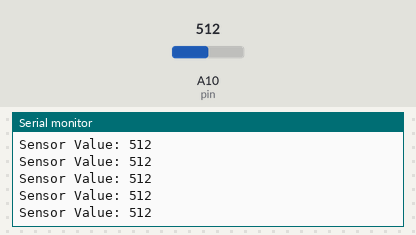
A sketch run on a simulated Arduino Mega 2560, built with avr-gcc and run on an emulated ATmega2560. Shown: the last lines printed to the serial monitor. The inputs (shaded band) are chosen by the test bench; at power-on: A10 (pin) = 512.

Above: at 1.2 s.
1.3 s: A10 (pin) set to 110
At 2.0 s:
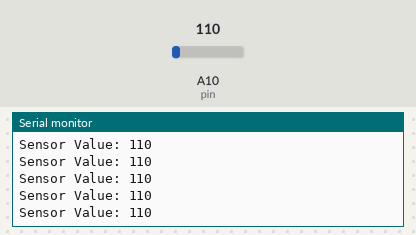
4.3 s: A10 (pin) set to 89
At 4.8 s:
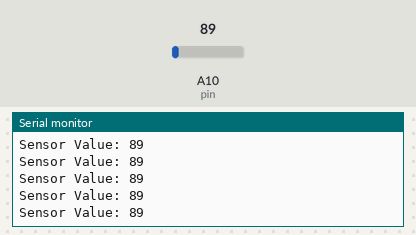
7.3 s: A10 (pin) set to 11
At 8.0 s:
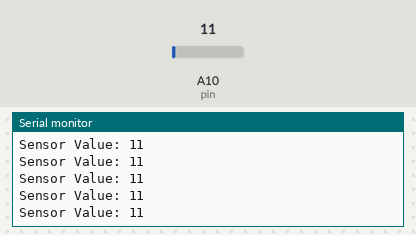
8.8 s: A10 (pin) set to 8
At 9.7 s:
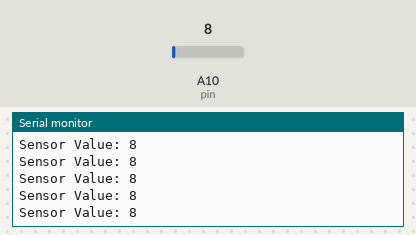
Timing chart, 0 to 11.8 s (numbered marks = the images above; inputs shaded):
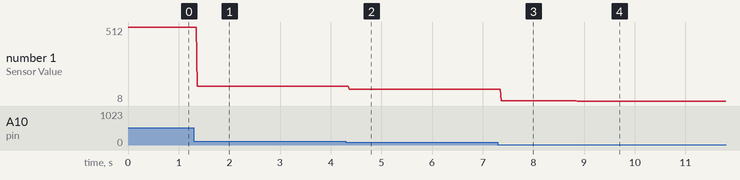

Measured:
- after the input at 1.3 s, the serial monitor: prints a new line after 0.06 s (image 1)
- after the input at 4.3 s, the serial monitor: prints a new line after 0.07 s (image 2)
- after the input at 7.3 s, the serial monitor: prints a new line after 0.06 s (image 3)
- after the input at 8.8 s, the serial monitor: prints a new line after 0.06 s (image 4)
- plotted number 1: 512 → 110 after the input at 1.3 s, 110 → 89 after the input at 4.3 s, 89 → 11 after the input at 7.3 s, 11 → 8 after the input at 8.8 s

The sketch:

proximity_sensor.ino
```cpp
#define pin A10

void setup() {
  // put your setup code here, to run once:
pinMode(pin,INPUT);
Serial.begin(9600);
}

void loop() {
  // put your main code here, to run repeatedly:
Serial.print("Sensor Value: ");
Serial.println(analogRead(pin));
}
```
